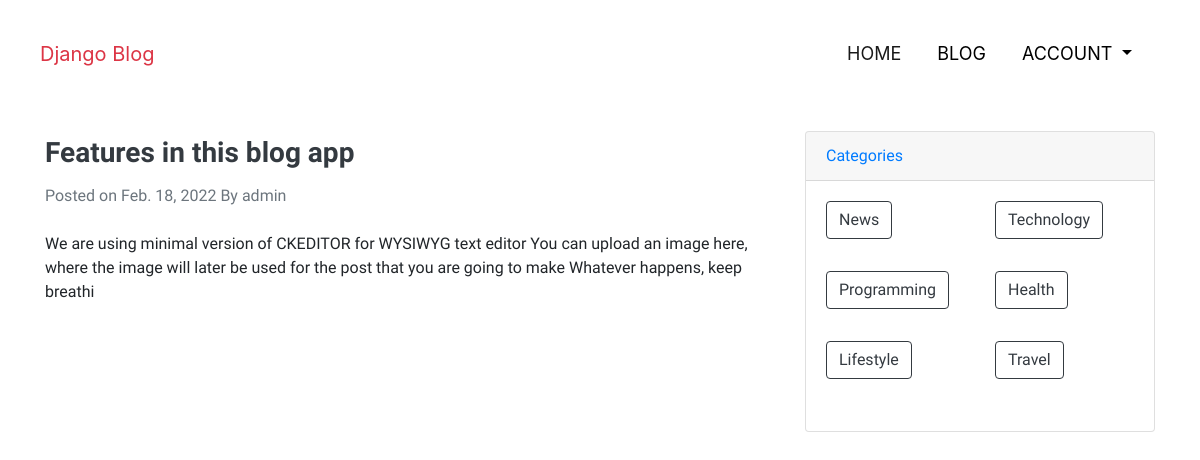
/blog/, run on an earlier commit of the app's database.
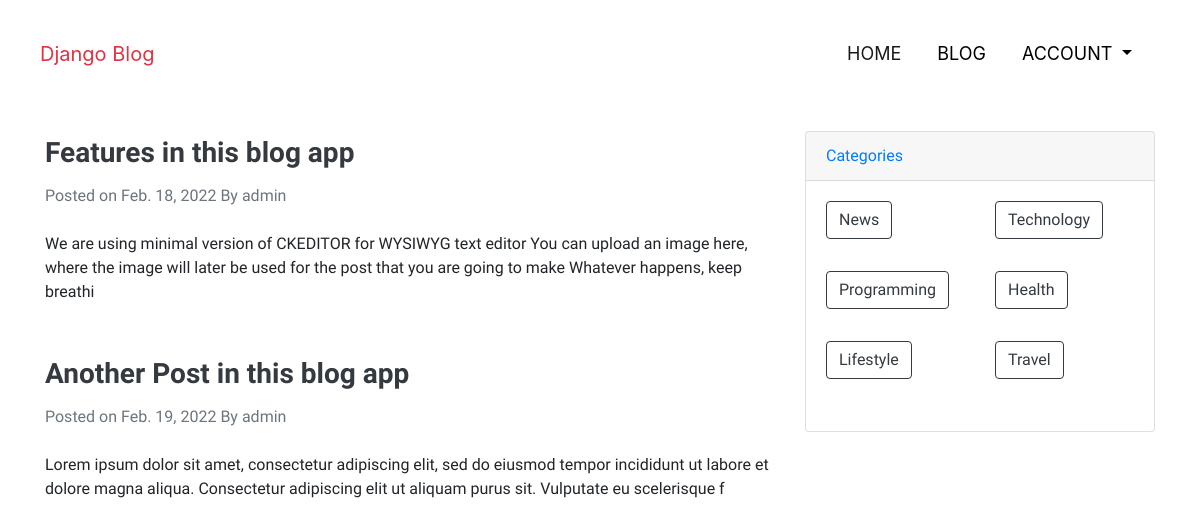
And on a later commit of the database.
### posts/models.py (models this page shows, shortened)
class Post(models.Model):
    created_at = models.DateField(auto_now_add=True)
    author = models.ForeignKey(User, on_delete=models.CASCADE)
    body_text = models.TextField()
    title = models.CharField(max_length=50)
    slug = models.SlugField(unique=True, default='', editable=False)
    img = models.ImageField(upload_to='images')
    edit_permission = models.IntegerField(choices=PERMISSION_CHOICES, default=1)
    categories = models.ManyToManyField(Category, default='uncategorized')
    class Meta:
        ordering = ('created_at',)

class Category(models.Model):
    name = models.CharField(max_length=20)

### posts/views.py (the view)
# urls.py: path('', views.BlogList.as_view(), name='bloglist')
class BlogList(ListView):
    template_name = 'posts/index.html'
    context_object_name = 'posts'
    model = Post

### posts/templatetags/post_tags.py (called while the page is built)
@register.simple_tag(takes_context=True)
def get_categories(context):
    return Category.objects.all()[0:6]

@register.filter(name='short_description')
def short_description(value, l=200):
    return ' '.join(re.findall('<p>([\w\d\s\,\.\-]+)</p>', value))[0:int(l)]

### posts/templates/posts/index.html (shortened to what this page needs)
{% extends 'main/base.html' %}
{% load post_tags %}
{% block content %}
{% include 'main/utils/navbar.html' %}
    <div class="container mt-5 body-blog">
       <div class="row">
           <div class="col-lg-8">
               {% for post in posts %}
               <article>
                   <header class="mb-4">
                       <a href="{% url 'blog:detail_blog' post.slug %}"><h3 class="title-blog text-dark">{{post.title}}</h3> </a>
                       <div class="text-muted mb-3 fst-italic">Posted on {{post.created_at}} By {{post.author}}</div>
                   </header>
                   <section class="mb-5">
                       {{post.body_text|short_description}}
                   </section>
               </article>
               {% endfor %}
           </div>
           <div class="col-lg-4">
               {% include 'posts/utils/categories-card.html' %}
           </div>
       </div>
    </div>
{% endblock %}

### posts/templates/posts/utils/categories-card.html
{% load post_tags %}
<div class="card">
    <div class="card-header">
        <a href="#">Categories</a>
    </div>
    <div class="card-body">
        <div class="row">
            {% get_categories as categories%}
            {% for category in categories %}
            <div class="col-sm-6">
                <ul class="list-unstyled">
                    <li>
                            <a href="#" class="btn btn-outline-dark mb-3">{{category.name}}</a>
                    </li>
                </ul>
            </div>
            {% endfor %}
        </div>
    </div>
</div>

What changed in the data, as far as the page shows it:
added Post: title "Another Post in this blog app", created_at "Feb. 19, 2022", author "admin", body_text|short_description "Lorem ipsum dolor sit amet, consectetur adipiscing elit, sed do eiusmod tempor incididunt ut labore et dolore magna aliqua. Consectetur adipiscing elit ut aliquam purus sit. Vulputate eu scelerisque f"
